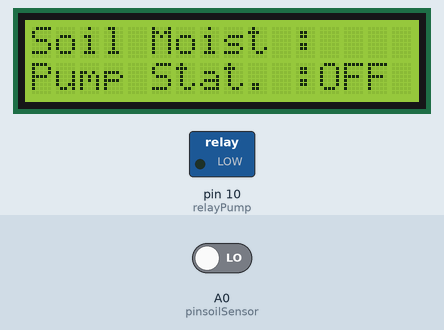
Recording of a sketch running on a simulated Arduino Uno, built with avr-gcc and run on an emulated ATmega328P. Shown: 16×2 character LCD, switched loads named in the sketch (green lamp = pin HIGH). The inputs (shaded band) are chosen by the test bench; at power-on: A0 (pinsoilSensor) LOW. The modem accepts every AT command (registered, SIM ready, sends succeed) and sends nothing else.

Above: at 1.2 s.
1.3 s: A0 (pinsoilSensor) driven HIGH
At 2.5 s:
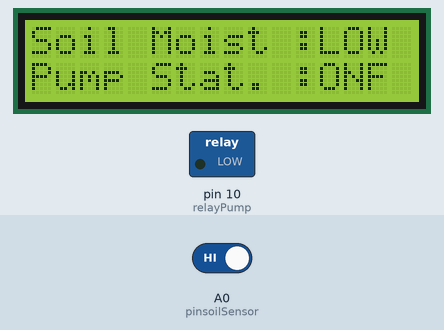
2.8 s: A0 (pinsoilSensor) driven LOW
At 6.0 s:
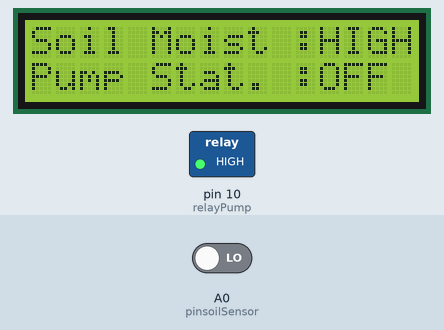
At 9.4 s:
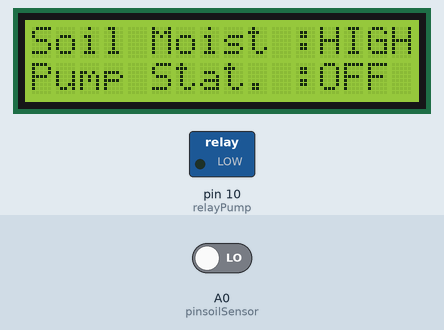
Timing chart, 0 to 10.9 s (numbered marks = the images above; inputs shaded):
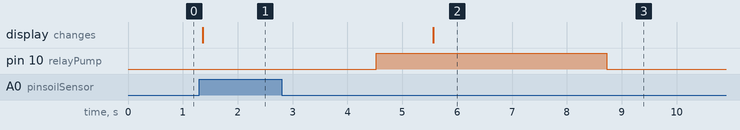

Measured:
- after the input at 1.3 s, the display: changes after 0.07 s (image 1)
- after the input at 2.8 s, the display: changes after 2.8 s (image 2)

The sketch:

Waterpump_Project.ino
```cpp
#include <LiquidCrystal_I2C.h>
#include <Wire.h>
#include <SoftwareSerial.h>


////INITIALIZATION////
LiquidCrystal_I2C lcd(0x27, 16, 2);
SoftwareSerial GSM(7, 8);
int count = 0;
int pinsoilSensor = A0;
int soilSensor = 0;
int relayPump = 10;
bool x = true;
unsigned char buffer[64];

void setup() {
    pinMode(pinsoilSensor, INPUT);
    pinMode(relayPump, OUTPUT);

    GSM.begin(9600);
    Serial.begin(9600);
    lcd.begin();
    lcd.setCursor(12, 1);
    lcd.print("OFF ");
  }

void loop() {
    soilSensor = digitalRead(pinsoilSensor);

    lcd.setCursor(0, 0);
    lcd.print("Soil Moist :");
    lcd.setCursor(0, 1);
    lcd.print("Pump Stat. :");

    if ((soilSensor == HIGH)&& (x == true)) {
        lcd.setCursor(12, 1);
        lcd.print("ON");
        lcd.setCursor(12, 0);
        lcd.print("LOW");
        hantarMesej("Soil moisture LOW, Pump ON");
        digitalWrite(relayPump, HIGH);
        delay(1000);
        x = false;
      }
     else if ((soilSensor == LOW) && (x == false)){
        lcd.setCursor(12, 1);
        lcd.print("OFF");
        lcd.setCursor(12, 0);
        lcd.print("HIGH");
        hantarMesej("Soil moisture HIGH. Pump OFF");
        digitalWrite(relayPump, LOW);
        delay(1000);
      }
  }

void hantarMesej(String mesej) {
    GSM.println("AT+CMGF=1");
    delay(1000);
    GSM.println("AT+CMGS=\"+60102474542\"\r");
    delay(1000);
    GSM.println(mesej);
    delay(100);
    GSM.println((char)26);
    delay(1000);
  }
```
